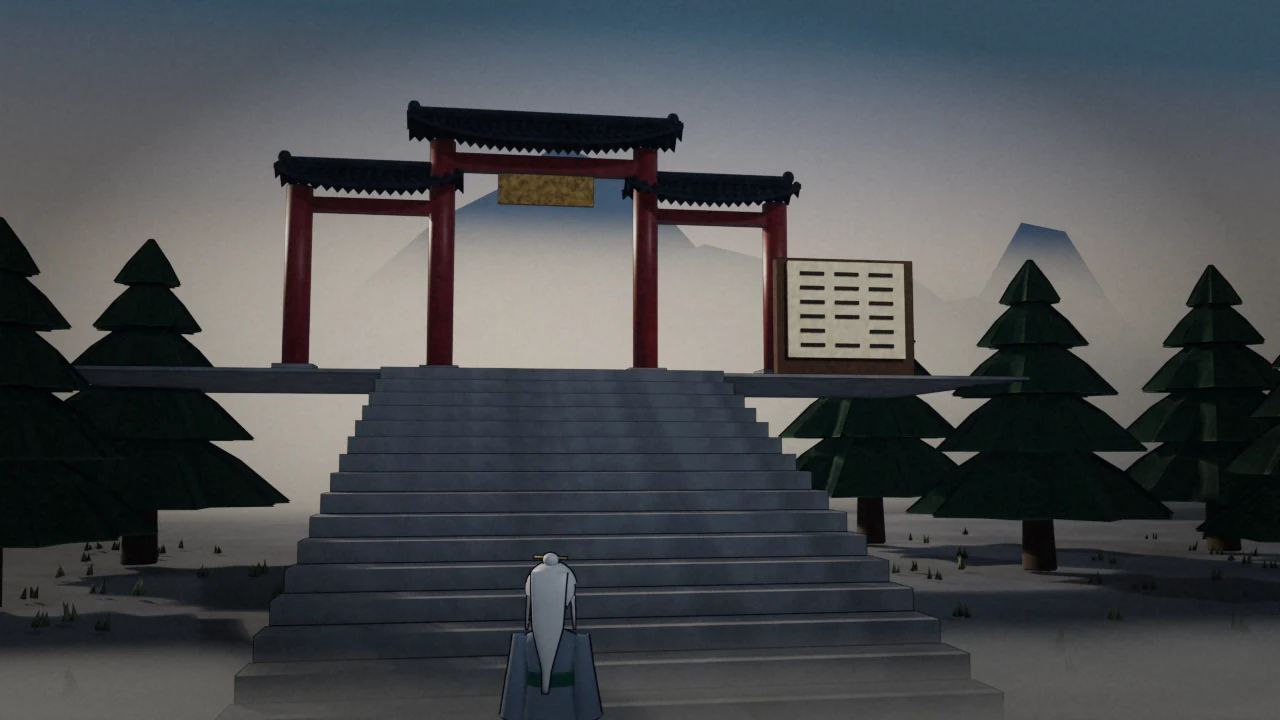
#> input picture assets/ui/aetheria/origins/origin_de_tu_bi_loai.webp, 1280 x 720 px
$ python -i metrics.py   (imports and definitions only)
#> lines starting #> are read from the running program, lines starting #| are printed output that depends on the picture
#> further down, picture is the input picture: PIL image 1280x720 RGB; mean R, G, B 73.4, 76.4, 79.1
"""Structural image metrics shared by `style_check.py` and `visual_benchmark.py`.

PIL only (no numpy on the system Python), written so a 1280x720 capture is measured in about a
second: per-pixel work goes through `Image.getdata()` / `ImageFilter` / `ImageStat`, never
`getpixel` in a double loop.

Every function returns plain numbers; THRESHOLDS live in `aetheria_style.yaml` and the
benchmark's scoring table, never here, so a metric's meaning cannot drift with a tuning edit.
"""
import os
import sys

from PIL import Image, ImageFilter, ImageStat

sys.path.insert(0, os.path.join(os.path.dirname(os.path.abspath(__file__)), "..", "style"))
import style  # noqa: E402


def load_rgba(path):
    return Image.open(path).convert("RGBA")


def rgb_pixels(img):
    return list(img.convert("RGB").getdata())


# --- colour distribution -----------------------------------------------------------------------

# [39 lines left out: functions warm_share, glow_share, hue_family_share, value_stats, not called in this run]


def saturation_mean(img):
    hsv_img = img.convert("RGB").convert("HSV")
    return ImageStat.Stat(hsv_img).mean[1] / 255.0


# [11 lines left out: function value_histogram_spread, not called in this run]


# --- structure --------------------------------------------------------------------------------

def edge_density(img, threshold=48):
    """Share of pixels on a strong luma edge (FIND_EDGES >= threshold)."""
#> called with threshold = 48
    edges = img.convert("L").filter(ImageFilter.FIND_EDGES)
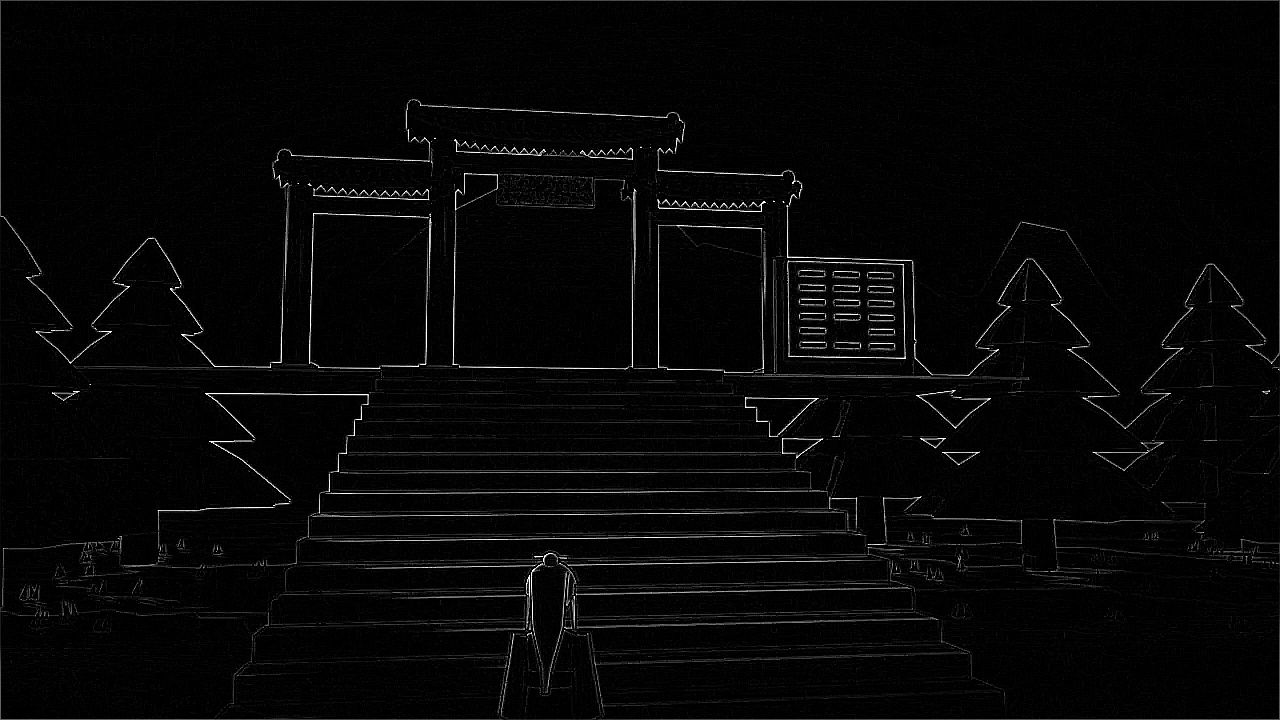
#> edges: PIL image 1280x720 L; min 0, max 255, mean 6.3
    hist = edges.histogram()
#> hist = 256 values, max 528042 at index 0, min 23 at index 254, mean 3600
    return sum(hist[threshold:]) / float(max(1, sum(hist)))


# [13 lines left out: function edge_density_map, not called in this run]


def high_frequency_ratio(img, threshold=48):
    """Fine-grain noise vs structure: edges at 1x scale over edges after a 2x box reduction.
    Noise (single-pixel speckle) vanishes when reduced; structure (outlines, architecture)
    survives. A ratio well above ~2 means the detail is mostly speckle."""
    fine = edge_density(img, threshold)
#> fine = 0.0338
    small = img.reduce(2)
    coarse = edge_density(small, threshold)
#> call 2 of edge_density, with threshold = 48
#> in edge_density (call 2), `edges = img.convert("L").filter(ImageFilter.FIND_EDGES)`:
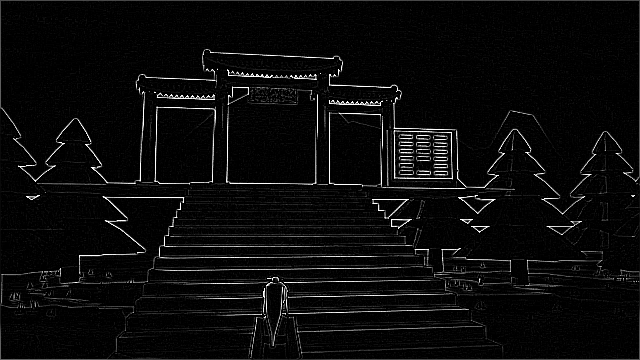
#> edges: PIL image 640x360 L; min 0, max 255, mean 10.8
#> in edge_density (call 2), `hist = edges.histogram()`: hist = 256 values, max 120285 at index 0, min 15 at index 248, mean 900
#> coarse = 0.057
    return fine / max(1e-6, coarse)


# [89 lines left out: functions local_contrast, region_value_gap, frames_of, sprite_metrics, frame_difference, not called in this run]

>>> from PIL import Image
>>> picture = Image.open('../../../assets/ui/aetheria/origins/origin_de_tu_bi_loai.webp')
>>> result = high_frequency_ratio(picture)
#> result = 0.592

$ run again, on assets/ui/aetheria/origins/origin_lang_y.webp
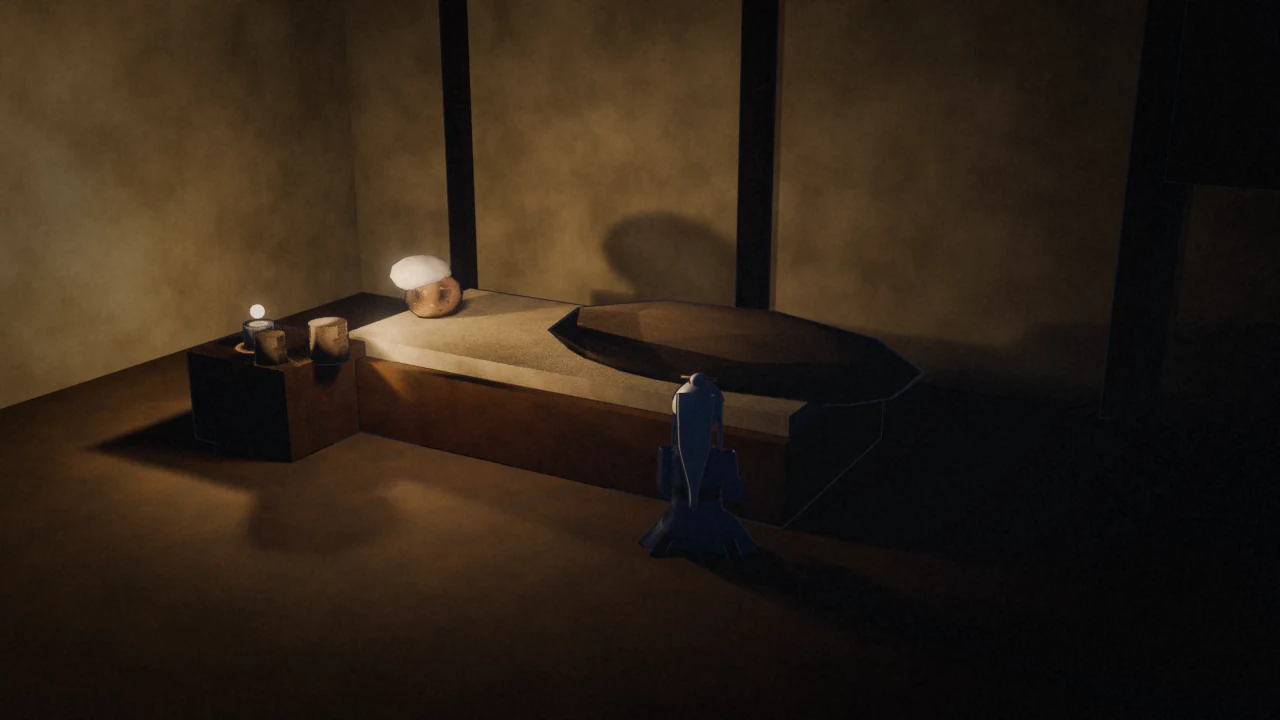
#> input picture assets/ui/aetheria/origins/origin_lang_y.webp, 1280 x 720 px
#> picture is the input picture: PIL image 1280x720 RGB; mean R, G, B 46.5, 34.3, 22.1
#> in edge_density, `edges = img.convert("L").filter(ImageFilter.FIND_EDGES)`:
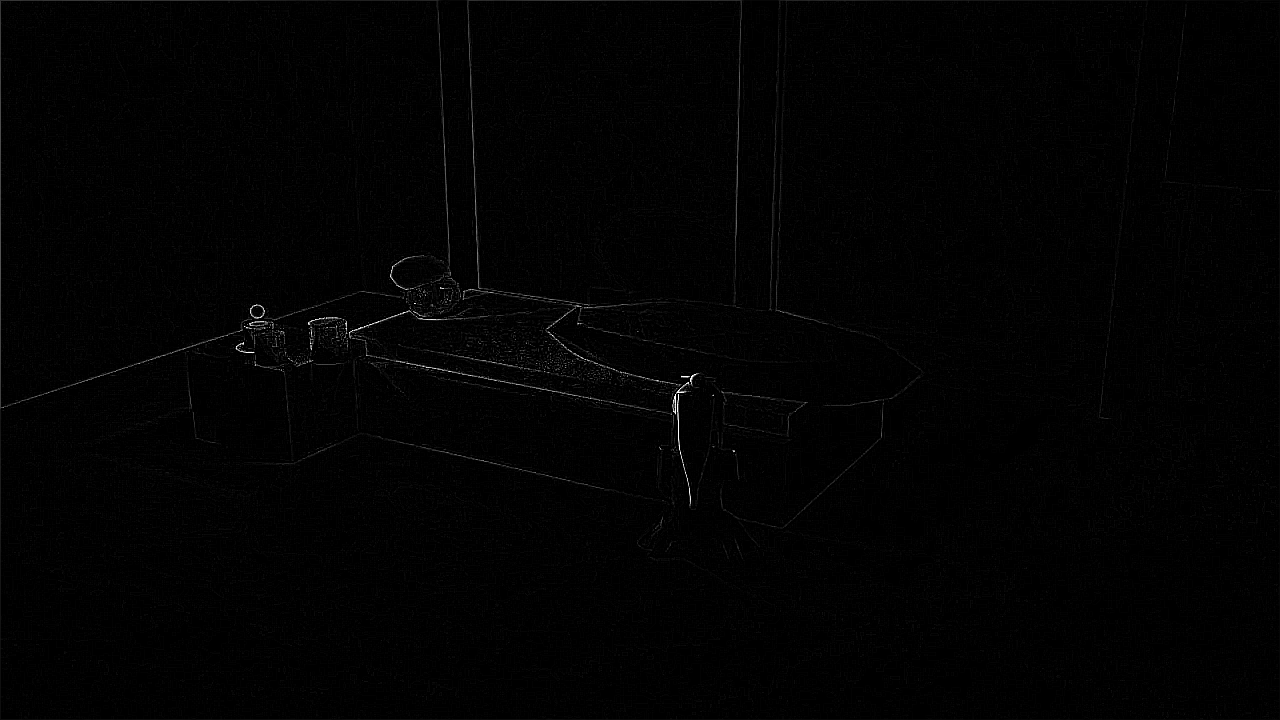
#> edges: PIL image 1280x720 L; min 0, max 255, mean 2.3
#> hist = 256 values, max 553105 at index 0, min 0 at index 199, mean 3600
#> fine = 0.0055
#> edges: PIL image 640x360 L
#> coarse = 0.0114
#> result = 0.484
